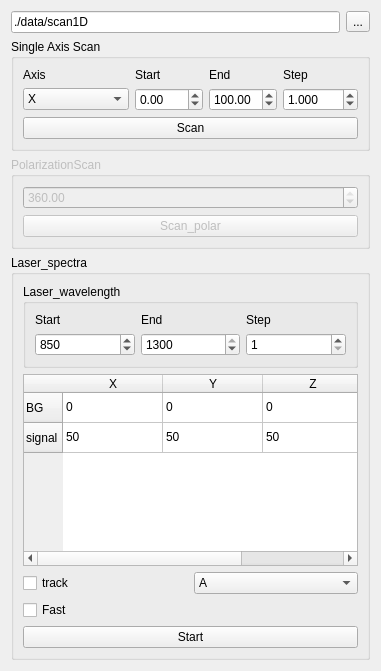
       <widget class="QWidget" name="tab">
        <attribute name="title">
         <string>scan1D</string>
        </attribute>
        <layout class="QVBoxLayout" name="verticalLayout_7">
         <item>
          <layout class="QHBoxLayout" name="horizontalLayout_6">
           <property name="sizeConstraint">
            <enum>QLayout::SetDefaultConstraint</enum>
           </property>
           <item>
            <widget class="QLineEdit" name="scan1D_filePath">
             <property name="text">
              <string>./data/scan1D</string>
             </property>
            </widget>
           </item>
           <item>
            <widget class="QToolButton" name="scan1D_filePath_find">
             <property name="text">
              <string>...</string>
             </property>
            </widget>
           </item>
          </layout>
         </item>
         <item>
          <widget class="QGroupBox" name="groupBox_4">
           <property name="title">
            <string>Single Axis Scan</string>
           </property>
           <layout class="QVBoxLayout" name="verticalLayout_8">
            <item>
             <layout class="QGridLayout" name="gridLayout_10">
              <item row="1" column="1">
               <widget class="QDoubleSpinBox" name="scan1D_start">
                <property name="minimum">
                 <double>-360.000000000000000</double>
                </property>
                <property name="maximum">
                 <double>360.000000000000000</double>
                </property>
               </widget>
              </item>
              <item row="1" column="2">
               <widget class="QDoubleSpinBox" name="scan1D_end">
                <property name="minimum">
                 <double>-360.000000000000000</double>
                </property>
                <property name="maximum">
                 <double>360.000000000000000</double>
                </property>
                <property name="value">
                 <double>100.000000000000000</double>
                </property>
               </widget>
              </item>
              <item row="1" column="3">
               <widget class="QDoubleSpinBox" name="scan1D_step">
                <property name="decimals">
                 <number>3</number>
                </property>
                <property name="minimum">
                 <double>-360.000000000000000</double>
                </property>
                <property name="maximum">
                 <double>360.000000000000000</double>
                </property>
                <property name="value">
                 <double>1.000000000000000</double>
                </property>
               </widget>
              </item>
              <item row="1" column="0">
               <widget class="QComboBox" name="scan1D_axis">
                <item>
                 <property name="text">
                  <string>X</string>
                 </property>
                </item>
                <item>
                 <property name="text">
                  <string>Y</string>
                 </property>
                </item>
                <item>
                 <property name="text">
                  <string>Z</string>
                 </property>
                </item>
                <item>
                 <property name="text">
                  <string>HWP_Power</string>
                 </property>
                </item>
                <item>
                 <property name="text">
                  <string>HWP_stepper</string>
                 </property>
                </item>
               </widget>
              </item>
              <item row="0" column="0">
               <widget class="QLabel" name="label_4">
                <property name="text">
                 <string>Axis</string>
                </property>
               </widget>
              </item>
              <item row="0" column="1">
               <widget class="QLabel" name="label_11">
                <property name="text">
                 <string>Start</string>
                </property>
               </widget>
              </item>
              <item row="0" column="2">
               <widget class="QLabel" name="label_12">
                <property name="text">
                 <string>End</string>
                </property>
               </widget>
              </item>
              <item row="0" column="3">
               <widget class="QLabel" name="label_13">
                <property name="text">
                 <string>Step</string>
                </property>
               </widget>
              </item>
             </layout>
            </item>
            <item>
             <widget class="QPushButton" name="scan1D_Scan">
              <property name="text">
               <string>Scan</string>
              </property>
              <property name="checkable">
               <bool>true</bool>
              </property>
             </widget>
            </item>
           </layout>
          </widget>
         </item>
         <item>
          <widget class="QGroupBox" name="groupBox_2">
           <property name="enabled">
            <bool>false</bool>
           </property>
           <property name="title">
            <string>PolarizationScan</string>
           </property>
           <layout class="QGridLayout" name="gridLayout_9">
            <item row="0" column="0">
             <widget class="QDoubleSpinBox" name="scanPolar_angle">
              <property name="minimum">
               <double>-360.000000000000000</double>
              </property>
              <property name="maximum">
               <double>360.000000000000000</double>
              </property>
              <property name="value">
               <double>360.000000000000000</double>
              </property>
             </widget>
            </item>
            <item row="1" column="0">
             <widget class="QPushButton" name="scanPolar">
              <property name="text">
               <string>Scan_polar</string>
              </property>
              <property name="checkable">
               <bool>true</bool>
              </property>
             </widget>
            </item>
           </layout>
          </widget>
         </item>
         <item>
          <widget class="QGroupBox" name="groupBox_12">
           <property name="title">
            <string>Laser_spectra</string>
           </property>
           <layout class="QGridLayout" name="gridLayout_19">
            <item row="3" column="0">
             <layout class="QGridLayout" name="gridLayout_21">
              <item row="1" column="0">
               <widget class="QCheckBox" name="meas_laser_spectra_track">
                <property name="text">
                 <string>track</string>
                </property>
               </widget>
              </item>
              <item row="1" column="1">
               <widget class="QComboBox" name="meas_laser_spectra_track_channel">
                <item>
                 <property name="text">
                  <string>A</string>
                 </property>
                </item>
                <item>
                 <property name="text">
                  <string>B</string>
                 </property>
                </item>
               </widget>
              </item>
              <item row="2" column="0">
               <widget class="QCheckBox" name="meas_laser_spectra_track_fast">
                <property name="text">
                 <string>Fast</string>
                </property>
               </widget>
              </item>
             </layout>
            </item>
            <item row="1" column="0">
             <widget class="QTableWidget" name="meas_laser_spectra_probe">
              <attribute name="horizontalHeaderCascadingSectionResizes">
               <bool>false</bool>
              </attribute>
              <attribute name="horizontalHeaderShowSortIndicator" stdset="0">
               <bool>false</bool>
              </attribute>
              <attribute name="horizontalHeaderStretchLastSection">
               <bool>false</bool>
              </attribute>
              <attribute name="verticalHeaderShowSortIndicator" stdset="0">
               <bool>false</bool>
              </attribute>
              <attribute name="verticalHeaderStretchLastSection">
               <bool>false</bool>
              </attribute>
              <row>
               <property name="text">
                <string>BG</string>
               </property>
              </row>
              <row>
               <property name="text">
                <string>signal</string>
               </property>
              </row>
              <column>
               <property name="text">
                <string>X</string>
               </property>
              </column>
              <column>
               <property name="text">
                <string>Y</string>
               </property>
              </column>
              <column>
               <property name="text">
                <string>Z</string>
               </property>
              </column>
              <item row="0" column="0">
               <property name="text">
                <string>0</string>
               </property>
              </item>
              <item row="0" column="1">
               <property name="text">
                <string>0</string>
               </property>
              </item>
              <item row="0" column="2">
               <property name="text">
                <string>0</string>
               </property>
              </item>
              <item row="1" column="0">
               <property name="text">
                <string>50</string>
               </property>
              </item>
              <item row="1" column="1">
               <property name="text">
                <string>50</string>
               </property>
              </item>
              <item row="1" column="2">
               <property name="text">
                <string>50</string>
               </property>
              </item>
             </widget>
            </item>
            <item row="0" column="0">
             <widget class="QGroupBox" name="groupBox_13">
              <property name="title">
               <string>Laser_wavelength</string>
              </property>
              <layout class="QVBoxLayout" name="verticalLayout_17">
               <item>
                <layout class="QGridLayout" name="gridLayout_18">
                 <item row="0" column="2">
                  <widget class="QLabel" name="label_33">
                   <property name="text">
                    <string>Step</string>
                   </property>
                  </widget>
                 </item>
                 <item row="0" column="1">
                  <widget class="QLabel" name="label_34">
                   <property name="text">
                    <string>End</string>
                   </property>
                  </widget>
                 </item>
                 <item row="0" column="0">
                  <widget class="QLabel" name="label_35">
                   <property name="text">
                    <string>Start</string>
                   </property>
                  </widget>
                 </item>
                 <item row="1" column="0">
                  <widget class="QSpinBox" name="meas_laser_spectra_start">
                   <property name="minimum">
                    <number>680</number>
                   </property>
                   <property name="maximum">
                    <number>1299</number>
                   </property>
                   <property name="value">
                    <number>850</number>
                   </property>
                  </widget>
                 </item>
                 <item row="1" column="1">
                  <widget class="QSpinBox" name="meas_laser_spectra_end">
                   <property name="minimum">
                    <number>681</number>
                   </property>
                   <property name="maximum">
                    <number>1300</number>
                   </property>
                   <property name="value">
                    <number>1300</number>
                   </property>
                  </widget>
                 </item>
                 <item row="1" column="2">
                  <widget class="QSpinBox" name="meas_laser_spectra_step">
                   <property name="minimum">
                    <number>1</number>
                   </property>
                   <property name="maximum">
                    <number>620</number>
                   </property>
                   <property name="displayIntegerBase">
                    <number>10</number>
                   </property>
                  </widget>
                 </item>
                </layout>
               </item>
              </layout>
             </widget>
            </item>
            <item row="6" column="0">
             <widget class="QPushButton" name="meas_laser_spectra_go">
              <property name="text">
               <string>Start</string>
              </property>
              <property name="checkable">
               <bool>true</bool>
              </property>
             </widget>
            </item>
           </layout>
          </widget>
         </item>
        </layout>
       </widget>
